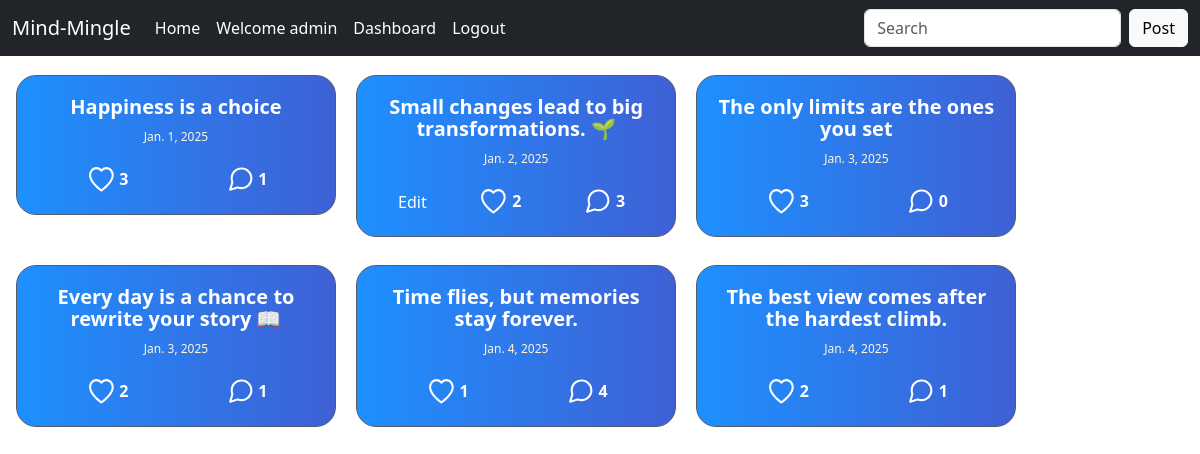
The app's page / (signed in) with its own data.
### App/models.py (models this page shows, shortened)
class Tweet(models.Model):
    user  = models.ForeignKey(User, on_delete=models.CASCADE,related_name="tweets")
    content  = models.CharField(max_length=50)
    created_at  = models.DateField(auto_now_add=True)

### App/views.py (the view)
# urls.py: path('',views.Home,name='home'),
def Home(request):
    tweets = Tweet.objects.all()
    tweet_data = []  # Create an empty list to store tweet data along with like count
    for tweet in tweets:
        likes = Like.objects.filter(tweet=tweet).count()  # Get like count for each tweet
        comment =  Comments.objects.filter(tweet=tweet).count()
        tweet_data.append({'tweet': tweet, 'like_count': likes,'comments':comment})  # Append tweet and like count as a dictionary
    return render(request, "Tweet_home/tweet.html", {'tweet_data': tweet_data})

### templates/Tweet_home/tweet.html (shortened to what this page needs)
{% extends "index.html" %}
{% block main %}
    <nav class="navbar navbar-expand-lg bg-dark">
        <div class="container-fluid">
          <a class="navbar-brand text-white" href="#">Mind-Mingle</a>
          <div class="collapse navbar-collapse" id="navbarNav">
            <ul class="navbar-nav me-auto mb-2 mb-lg-0">
              <li class="nav-item">
                <a class="nav-link active text-white" aria-current="page" href="#">Home</a>
              </li>
              {% if request.user.is_authenticated %}
              <li class="nav-item">
                <a class="nav-link text-white">Welcome {{request.user.username}}</a>
              </li>
              <li class="nav-item">
                <a class="nav-link text-white" href="{% url "dashboard" %}">Dashboard</a>
              </li>
              <li class="nav-item">
                <a class="nav-link text-white" href="{% url "logout" %}">Logout</a>
              </li>
              {% endif %}
            </ul>
            <form class="d-flex" role="search">
              <input class="form-control me-2 " type="search" placeholder="Search" aria-label="Search">
              <a class="btn btn-light" href="{% url "create" %}">Post</a>
            </form>
          </div>
        </div>
      </nav>
{% for tweets in tweet_data %}
<div class="card-container">
<div class="post-card">
  <a href="#" class="title">{{tweets.tweet.content}}</a>
  <span class="datetime">{{tweets.tweet.created_at}}</span>
  <div class="comment-like">
    {% if tweets.tweet.user == request.user %}
    <a class="nav-link text-white" href="{% url "edit" tweets.tweet.id %}">Edit</a>
    {% endif %}
    <form method="POST" action="{% url 'like' tweets.tweet.id %}">
      <button type="submit" style="border: none; background: none; cursor: pointer;">
        <span style="color:white">
          {{tweets.like_count}}</span>
      </button>
  </form>
  <form  method="POST" action="{% url "comment" tweets.tweet.id %}">
    <button type="submit" style="border: none; background: none; cursor: pointer;">
    <span style="color:white  " >{{tweets.comments}}</span>
  </form>
  </div>
</div>
</div>
{% endfor %}
{% endblock %}

### static/Tweet_home/style.css (style rules this page uses)
.post-card { margin-bottom: 0.6rem; margin-left: 1rem; margin-top: 1.2rem; width: 320px; background: lightgrey; background: linear-gradient(270deg, blueviolet, purple, dodgerblue); background-size: 600% 600%; animation: move-bg 8s ease infinite; border: 1px solid rgb(84 90 106); border-radius: 20px; color: white; display: flex; flex-direction: column; padding: 10px 20px; }
.title { font-size: 20px; line-height: 22px; font-weight: 600; margin-top: 10px; color: #fff; text-decoration: none; transition: all .35s ease-in; }
.datetime { font-size: 12px; color: cornsilk; margin: 10px 0; }
.comment-like { display: flex; justify-content: space-around; align-items: center; padding: 2px 0; }
.comment-like span { cursor: pointer; height: 40px; width: 50px; padding: 0 3px; display: flex; align-items: center; justify-content: center; font-weight: 900; border-radius: 10px; background-color: transparent; transition: all .15s ease; }
.comment-like span svg { fill: rgb(255, 255, 255); margin-right: 2px; }
.text-white { color: white !important; }
.card-container { display: ruby; justify-content: center; align-items: center; text-align: center; height: 100vh; }

### records on screen
Tweet: tweet.content "Happiness is a choice", tweet.created_at "Jan. 1, 2025", like_count "3", comments "1"
Tweet: tweet.content "Small changes lead to big transformations. 🌱", tweet.created_at "Jan. 2, 2025", shows "Edit", like_count "2", comments "3"
Tweet: tweet.content "The only limits are the ones you set", tweet.created_at "Jan. 3, 2025", like_count "3", comments "0"
Tweet: tweet.content "Every day is a chance to rewrite your story 📖", tweet.created_at "Jan. 3, 2025", like_count "2", comments "1"
Tweet: tweet.content "Time flies, but memories stay forever.", tweet.created_at "Jan. 4, 2025", like_count "1", comments "4"
Tweet: tweet.content "The best view comes after the hardest climb.", tweet.created_at "Jan. 4, 2025", like_count "2", comments "1"

### other values on screen
{{ request.user.username }} "admin"
